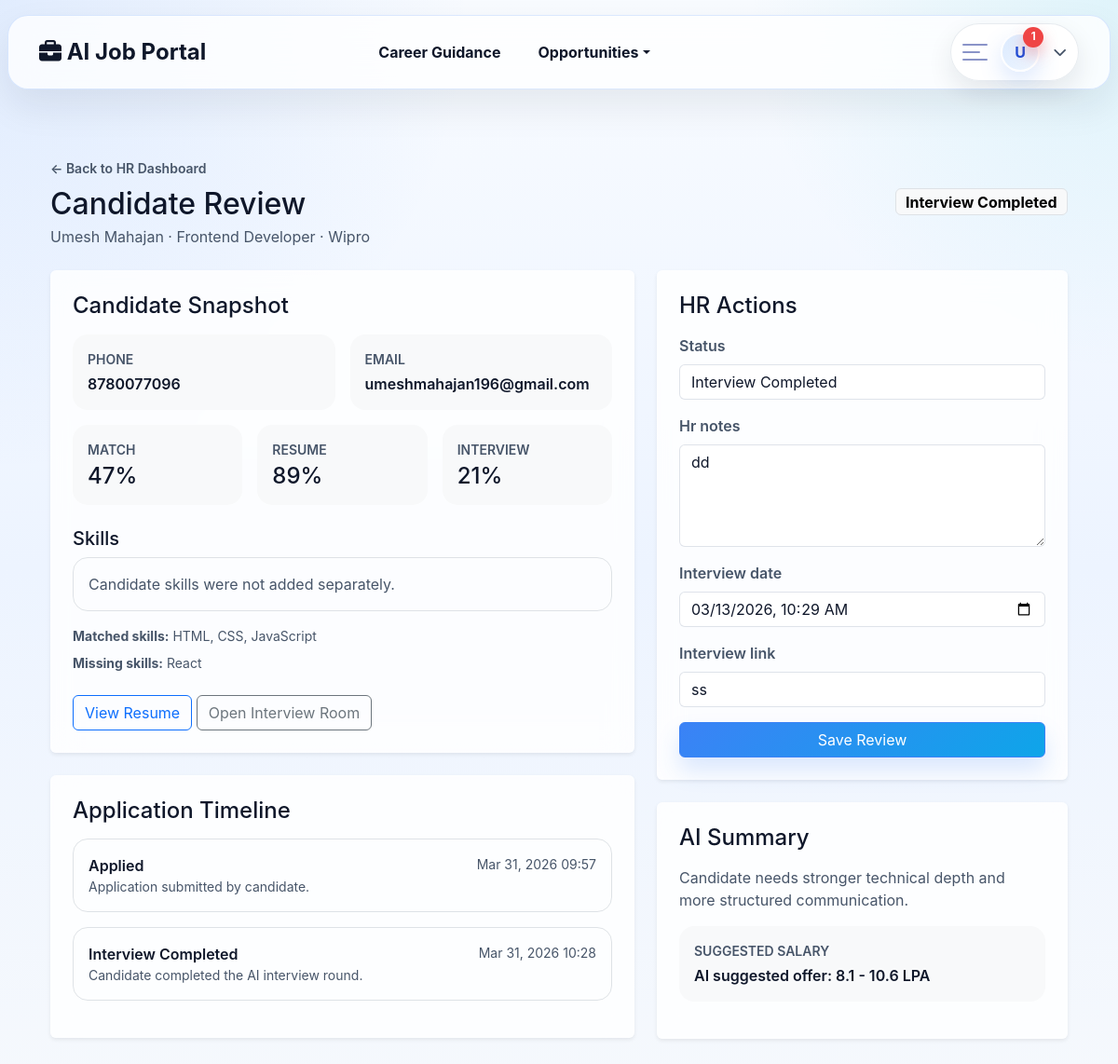
/hr/applications/73/ (signed in), run on the app's committed database.
### jobs/models.py (models this page shows, shortened)
class Application(models.Model):
    class Status(models.TextChoices):
        APPLIED = "Applied", "Applied"
        UNDER_REVIEW = "Under Review", "Under Review"
        INTERVIEW_SCHEDULED = "Interview Scheduled", "Interview Scheduled"
        INTERVIEW_COMPLETED = "Interview Completed", "Interview Completed"
        SELECTED = "Selected", "Selected"
        REJECTED = "Rejected", "Rejected"
    user = models.ForeignKey(User, on_delete=models.CASCADE, related_name="applications")
    job = models.ForeignKey(Job, on_delete=models.CASCADE, related_name="applications")
    full_name = models.CharField(max_length=255, blank=True, default="")
    email = models.EmailField(blank=True, default="")
    phone_number = models.CharField(max_length=20, blank=True, default="")
    resume = models.FileField(upload_to="resumes/")
    skills = models.TextField(blank=True)
    cover_letter = models.TextField(blank=True)
    status = models.CharField(max_length=30, choices=Status.choices, default=Status.APPLIED)
    interview_type = models.CharField(
        max_length=20,
        choices=[("Online", "Online")],
        default="Online",
    )
    interview_date = models.DateTimeField(blank=True, null=True)
    interview_link = models.CharField(max_length=255, blank=True)
    hr_notes = models.TextField(blank=True)
    matched_skills = models.TextField(blank=True)
    missing_skills = models.TextField(blank=True)
    match_score = models.FloatField(default=0)
    match_percentage = models.FloatField(default=0)
    resume_score = models.FloatField(default=0)
    technical_score = models.FloatField(default=0)
    communication_score = models.FloatField(default=0)
    confidence_score = models.FloatField(default=0)
    interview_score = models.FloatField(default=0)
    overall_score = models.FloatField(default=0)
    final_score = models.FloatField(default=0)
    salary_suggestion = models.CharField(max_length=120, blank=True)
    ai_summary = models.TextField(blank=True)
    generated_questions = models.JSONField(default=list, blank=True)
    submitted_answers = models.JSONField(default=list, blank=True)
    offer_letter = models.TextField(blank=True)
    applied_at = models.DateTimeField(auto_now_add=True)
    updated_at = models.DateTimeField(auto_now=True)
    class Meta:
        ordering = ["-applied_at"]
        constraints = [
            models.UniqueConstraint(
                fields=["user", "job"],
                name="unique_application_per_user_and_job",
            )
        ]

class Job(models.Model):
    CATEGORY_CHOICES = [
        ("it", "IT / Software Jobs"),
        ("data-science", "Data Science / AI Jobs"),
        ("marketing", "Marketing Jobs"),
        ("finance", "Finance Jobs"),
        ("design", "Design Jobs"),
        ("mobile-app-development", "Mobile App Development"),
    ]
    JOB_TYPE_CHOICES = [
        ("Full Time", "Full Time"),
        ("Part Time", "Part Time"),
        ("Internship", "Internship"),
        ("Remote", "Remote"),
    ]
    title = models.CharField(max_length=200)
    company = models.CharField(max_length=200)
    location = models.CharField(max_length=200)
    category = models.CharField(max_length=40, choices=CATEGORY_CHOICES, default="it")
    latitude = models.FloatField(null=True, blank=True)
    longitude = models.FloatField(null=True, blank=True)
    job_type = models.CharField(max_length=50, choices=JOB_TYPE_CHOICES)
    salary = models.CharField(max_length=100, blank=True, null=True)
    industry_type = models.CharField(max_length=200, blank=True, null=True)
    department = models.CharField(max_length=200, blank=True, null=True)
    role = models.CharField(max_length=200, blank=True, null=True)
    role_category = models.CharField(max_length=200, blank=True, null=True)
    employment_type = models.CharField(max_length=200, blank=True, null=True)
    education = models.TextField(blank=True, null=True)
    interview_type = models.CharField(max_length=10, choices=INTERVIEW_TYPE, default="online")
    description = models.TextField()
    skills_required = models.TextField(help_text="Comma separated skills")
    experience_required = models.CharField(max_length=100, blank=True, null=True)
    about_company = models.TextField(blank=True, null=True)
    company_website = models.URLField(blank=True, null=True)
    company_logo = models.ImageField(upload_to="company_logos/", blank=True, null=True)
    views_count = models.IntegerField(default=0)
    website_clicks = models.IntegerField(default=0)
    created_at = models.DateTimeField(auto_now_add=True)
    class Meta:
        ordering = ["-created_at"]

class ApplicationTimeline(models.Model):
    application = models.ForeignKey(
        Application,
        on_delete=models.CASCADE,
        related_name="timeline_events",
    )
    status = models.CharField(max_length=30)
    note = models.TextField(blank=True)
    actor = models.ForeignKey(
        User,
        on_delete=models.SET_NULL,
        blank=True,
        null=True,
        related_name="application_timeline_events",
    )
    created_at = models.DateTimeField(auto_now_add=True)
    class Meta:
        ordering = ["created_at"]

### jobs/views.py (the view)
# urls.py: path("hr/applications/<int:application_id>/", job_views.hr_application_review, name="hr_application_review"),
@staff_member_required
def hr_application_review(request, application_id):
    application = get_object_or_404(
        Application.objects.select_related("user", "job"),
        id=application_id,
    )
    previous_status = application.status
    if request.method == "POST":
        form = HRApplicationUpdateForm(request.POST, instance=application)
        if form.is_valid():
            application = form.save(commit=False)
            if application.status == Application.Status.SELECTED and not application.offer_letter:
                application.final_score = calculate_final_score(application)
                application.salary_suggestion = suggest_salary(application)
                application.offer_letter = build_offer_letter(application)
            application.save()
            note = application.hr_notes or "Status updated by HR."
            if application.status != previous_status:
                record_timeline(application, application.status, note=note, actor=request.user)
                if application.status == Application.Status.INTERVIEW_SCHEDULED:
                    send_interview_invitation(request, application)
                if application.status in {Application.Status.SELECTED, Application.Status.REJECTED}:
                    if application.status == Application.Status.SELECTED and not application.offer_letter:
                        application.offer_letter = build_offer_letter(application)
                        application.save(update_fields=["offer_letter"])
                    send_final_decision_email(application)
            messages.success(request, "Application review updated.")
            return redirect("hr_application_review", application_id=application.id)
    else:
        form = HRApplicationUpdateForm(instance=application)
    if not application.generated_questions:
        application.generated_questions = generate_interview_questions(application)
        application.save(update_fields=["generated_questions"])
    return render(
        request,
        "jobs/hr_application_review.html",
        {
            "application": application,
            "form": form,
            "timeline": application.timeline_events.all(),
        },
    )

### templates/jobs/hr_application_review.html (shortened to what this page needs)
{% extends "base.html" %}
{% block content %}
<div class="container py-4">
    <div class="d-flex flex-wrap justify-content-between align-items-center gap-3 mb-4">
        <div>
            <a href="{% url 'hr_dashboard' %}" class="small fw-semibold text-decoration-none">← Back to HR Dashboard</a>
            <h1 class="h2 mt-2 mb-1">Candidate Review</h1>
            <p class="text-muted mb-0">{{ application.full_name }} · {{ application.job.title }} · {{ application.job.company }}</p>
        </div>
        <span class="badge text-bg-light border fs-6">{{ application.status }}</span>
    </div>
    <div class="row g-4">
        <div class="col-lg-7">
            <div class="card border-0 shadow-sm mb-4">
                <div class="card-body p-4">
                    <h2 class="h4 mb-3">Candidate Snapshot</h2>
                    <div class="row g-3">
                        <div class="col-md-6"><div class="rounded-4 bg-light p-3 h-100"><div class="small text-muted text-uppercase fw-semibold mb-1">Phone</div><div class="fw-semibold">{{ application.phone_number }}</div></div></div>
                        <div class="col-md-6"><div class="rounded-4 bg-light p-3 h-100"><div class="small text-muted text-uppercase fw-semibold mb-1">Email</div><div class="fw-semibold">{{ application.email }}</div></div></div>
                        <div class="col-md-4"><div class="rounded-4 bg-light p-3 h-100"><div class="small text-muted text-uppercase fw-semibold mb-1">Match</div><div class="h4 mb-0">{{ application.match_percentage|floatformat:0 }}%</div></div></div>
                        <div class="col-md-4"><div class="rounded-4 bg-light p-3 h-100"><div class="small text-muted text-uppercase fw-semibold mb-1">Resume</div><div class="h4 mb-0">{{ application.resume_score|floatformat:0 }}%</div></div></div>
                        <div class="col-md-4"><div class="rounded-4 bg-light p-3 h-100"><div class="small text-muted text-uppercase fw-semibold mb-1">Interview</div><div class="h4 mb-0">{{ application.interview_score|floatformat:0 }}%</div></div></div>
                    </div>
                    <div class="mt-4">
                        <h3 class="h5 mb-2">Skills</h3>
                        <div class="rounded-4 border p-3 text-muted mb-3">{{ application.skills|default:"Candidate skills were not added separately." }}</div>
                        <div class="text-muted small mb-2"><strong>Matched skills:</strong> {{ application.matched_skills|default:"Not available yet" }}</div>
                        <div class="text-muted small"><strong>Missing skills:</strong> {{ application.missing_skills|default:"No major skill gaps detected" }}</div>
                    </div>
                    {% if application.resume %}
                        <div class="mt-4">
                            <a href="{{ application.resume.url }}" target="_blank" class="btn btn-outline-primary">View Resume</a>
                            {% if application.status == "Interview Scheduled" or application.status == "Interview Completed" %}
                                <a href="{% url 'interview' application.id %}" class="btn btn-outline-secondary">Open Interview Room</a>
                            {% endif %}
                        </div>
                    {% endif %}
                </div>
            </div>
            <div class="card border-0 shadow-sm">
                <div class="card-body p-4">
                    <h2 class="h4 mb-3">Application Timeline</h2>
                    {% for event in timeline %}
                        <div class="rounded-4 border p-3 mb-3">
                            <div class="d-flex justify-content-between align-items-start gap-3">
                                <div>
                                    <div class="fw-semibold">{{ event.status }}</div>
                                    <div class="text-muted small">{{ event.note|default:"No note added." }}</div>
                                </div>
                                <div class="text-muted small text-nowrap">{{ event.created_at|date:"M d, Y H:i" }}</div>
                            </div>
                        </div>
                    {% empty %}
                        <div class="rounded-4 bg-light p-4 text-center text-muted">Timeline updates will appear here.</div>
                    {% endfor %}
                </div>
            </div>
        </div>
        <div class="col-lg-5">
            <div class="card border-0 shadow-sm mb-4">
                <div class="card-body p-4">
                    <h2 class="h4 mb-3">HR Actions</h2>
                    <form method="post" class="row g-3">
                        {% for field in form %}
                            <div class="col-12">
                                <label class="form-label fw-semibold" for="{{ field.id_for_label }}">{{ field.label }}</label>
                                {{ field }}
                            </div>
                        {% endfor %}
                        <div class="col-12 d-grid">
                            <button type="submit" class="btn btn-primary">Save Review</button>
                        </div>
                    </form>
                </div>
            </div>
            <div class="card border-0 shadow-sm">
                <div class="card-body p-4">
                    <h2 class="h4 mb-3">AI Summary</h2>
                    <p class="text-muted mb-3">{{ application.ai_summary|default:"AI summary will update after screening and interview evaluation." }}</p>
                    <div class="rounded-4 bg-light p-3 mb-3">
                        <div class="small text-muted text-uppercase fw-semibold mb-1">Suggested Salary</div>
                        <div class="fw-semibold">{{ application.salary_suggestion|default:"Will be calculated after evaluation" }}</div>
                    </div>
                </div>
            </div>
        </div>
    </div>
</div>
{% endblock %}

### templates/base.html (shortened to what this page needs)
{% load socialaccount %}
<!DOCTYPE html>
<html>
<head>
    <link href="https://cdn.jsdelivr.net/npm/bootstrap@5.3.2/dist/css/bootstrap.min.css" rel="stylesheet">
    <link href="https://cdnjs.cloudflare.com/ajax/libs/font-awesome/6.4.0/css/all.min.css" rel="stylesheet">
</head>
<body class="{% block body_class %}{% endblock %}">
<nav class="navbar navbar-expand-lg">
  <div class="container">
    <a class="navbar-brand" href="{% url 'job_list' %}">
        <i class="fas fa-briefcase"></i> AI Job Portal
    </a>
    <div class="collapse navbar-collapse" id="navbarContent">
      <ul class="navbar-nav nav-primary-links mx-lg-auto">
        <li class="nav-item">
            <a href="{% url 'dashboard' %}" class="nav-link nav-primary-link">
                Career Guidance
            </a>
        </li>
        <li class="nav-item dropdown">
            <a
                class="nav-link nav-primary-link dropdown-toggle"
                href="#"
                role="button"
                data-bs-toggle="dropdown"
                aria-expanded="false">
                Opportunities
            </a>
        </li>
      </ul>
      <ul class="navbar-nav align-items-center ms-lg-auto">
{% if user.is_authenticated %}
<li class="nav-item nav-profile-shell">
<button
    type="button"
    class="nav-profile-trigger"
    id="profileDrawerToggle"
    aria-expanded="false"
    aria-controls="profileDrawer">
    <span class="nav-profile-menu-icon" aria-hidden="true">
        <span></span>
        <span></span>
        <span></span>
    </span>
    <span class="nav-profile-avatar-wrap">
        <span class="nav-profile-avatar" aria-hidden="true">
            {% if user.profile.github_avatar_url %}
                <img src="{{ user.profile.github_avatar_url }}" alt="{{ user.get_full_name|default:user.username }}">
            {% else %}
                {{ user.first_name|default:user.username|slice:":1"|upper }}
            {% endif %}
        </span>
        {% if not user.profile.resume and not user.profile.github_username %}
            <span class="nav-profile-badge">2</span>
        {% elif not user.profile.resume or not user.profile.github_username %}
            <span class="nav-profile-badge">1</span>
        {% endif %}
    </span>
    <i class="fa-solid fa-chevron-down nav-profile-chevron" aria-hidden="true"></i>
</button>
</li>
{% endif %}
</ul>
    </div>
  </div>
</nav>
<div class="{% block page_container_class %}container mt-5{% endblock %}">
    {% block content %}
    {% endblock %}
</div>
</body>
</html>

### data on the page
Application: full_name "Umesh Mahajan", job "Frontend Developer", job.company "Wipro", status "Interview Completed", phone_number "8780077096", email "umeshmahajan196@gmail.com", match_percentage "47", resume_score "89", interview_score "21", skills "Candidate skills were not added separately.", matched_skills "HTML, CSS, JavaScript", missing_skills "React", form "Interview Completed" "dd" "03/13/2026 10:29" "ss", ai_summary "Candidate needs stronger technical depth and more structured communication.", salary_suggestion "AI suggested offer: 8.1 - 10.6 LPA"
ApplicationTimeline: status "Applied", note "Application submitted by candidate.", created_at "Mar 31, 2026 09:57"
ApplicationTimeline: status "Interview Completed", note "Candidate completed the AI interview round.", created_at "Mar 31, 2026 10:28"

### other printed values
{{ user.first_name|default:user.username|slice:":1"|upper }} "U"
{{ field.label }} "Status" "Hr notes" "Interview date" "Interview link"
